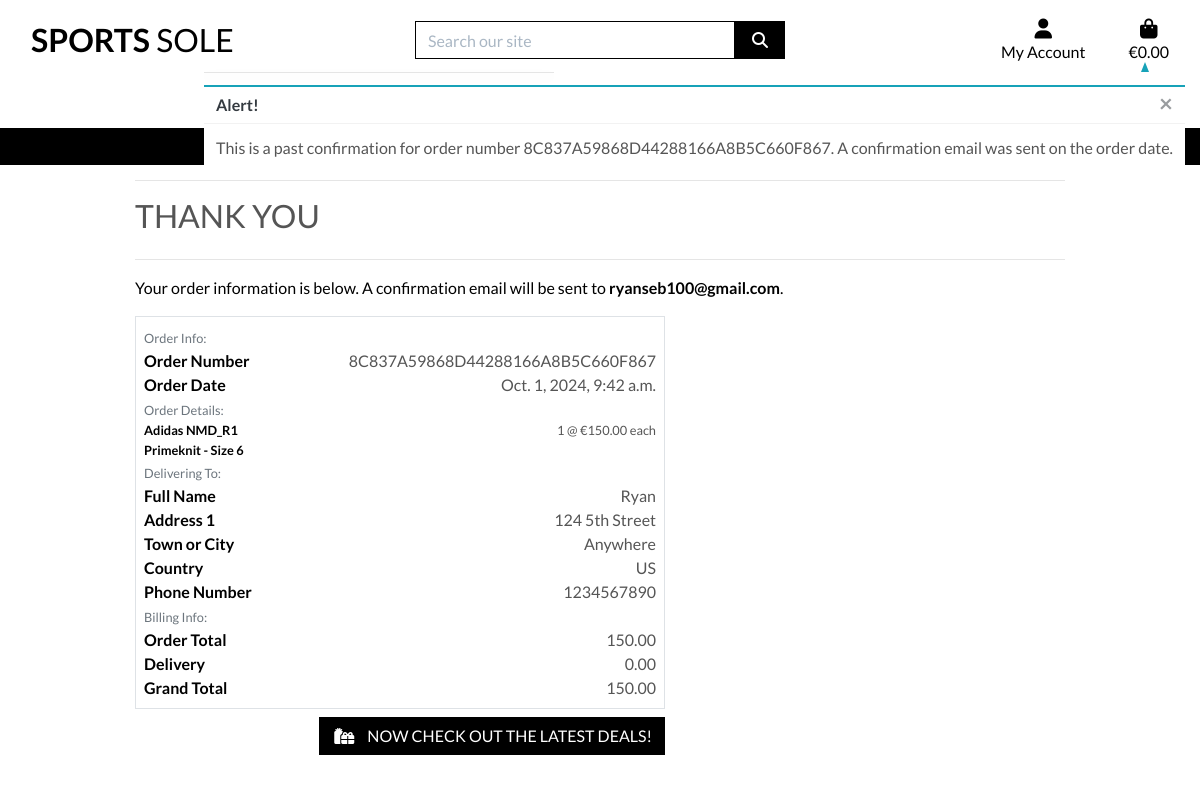
Screenshot of /profile/order_history/8C837A59868D44288166A8B5C660F867 with the database file from the repository.
### checkout/models.py (models this page shows, shortened)
class Order(models.Model):
    order_number = models.CharField(max_length=32, null=False, editable=False)
    user_profile = models.ForeignKey(UserProfile, on_delete=models.SET_NULL,
                                     null=True, blank=True, related_name='orders')
    full_name = models.CharField(max_length=50, null=False, blank=False)
    email = models.EmailField(max_length=254, null=False, blank=False)
    phone_number = models.CharField(max_length=20, null=False, blank=False)
    country = CountryField(blank_label='Country *', null=False, blank=False)
    postcode = models.CharField(max_length=20, null=True, blank=True)
    town_or_city = models.CharField(max_length=40, null=False, blank=False)
    street_address1 = models.CharField(max_length=80, null=False, blank=False)
    street_address2 = models.CharField(max_length=80, null=True, blank=True)
    county = models.CharField(max_length=80, null=True, blank=True)
    date = models.DateTimeField(auto_now_add=True)
    delivery_cost = models.DecimalField(max_digits=6, decimal_places=2, null=False, default=0)
    order_total = models.DecimalField(max_digits=10, decimal_places=2, null=False, default=0)
    grand_total = models.DecimalField(max_digits=10, decimal_places=2, null=False, default=0)
    original_bag = models.TextField(null=False, blank=False, default='')
    stripe_pid = models.CharField(max_length=254, null=False, blank=False, default='')

class OrderLineItem(models.Model):
    order = models.ForeignKey(Order, null=False, blank=False, on_delete=models.CASCADE, related_name='lineitems')
    product = models.ForeignKey(Product, null=False, blank=False, on_delete=models.CASCADE)
    product_size = models.CharField(max_length=2, null=True, blank=True) # XS, S, M, L, XL
    quantity = models.IntegerField(null=False, blank=False, default=0)
    lineitem_total = models.DecimalField(max_digits=6, decimal_places=2, null=False, blank=False, editable=False)

### products/models.py (models this page shows, shortened)
class Product(models.Model):
    GENDER_CHOICES = [
        ('Men', 'Men'),
        ('Women', 'Women'),
    ]
    category = models.ForeignKey('Category', null=True, blank=True, on_delete=models.SET_NULL)
    sku = models.CharField(max_length=254, null=True, blank=True)
    name = models.CharField(max_length=254)
    description = models.TextField()
    price = models.DecimalField(max_digits=6, decimal_places=2)
    rating = models.DecimalField(max_digits=6, decimal_places=2, null=True, blank=True)
    image = CloudinaryField('image', null=True, blank=True)
    detail_image = CloudinaryField('detail_image', null=True, blank=True)
    gender = models.CharField(max_length=6, choices=GENDER_CHOICES, null=True, blank=True)
    sizes = models.ManyToManyField(Size, related_name='products')

### profiles/views.py (the view)
# urls.py: path('order_history/<order_number>', views.order_history, name='order_history'),
def order_history(request, order_number):
    order = get_object_or_404(Order, order_number=order_number)
    messages.info(request, (
        f'This is a past confirmation for order number {order_number}. '
        'A confirmation email was sent on the order date.'
    ))
    template = 'checkout/checkout_success.html'
    context = {
        'order': order,
        'from_profile': True,
    }
    return render(request, template, context)

### bag/contexts.py (called while the page is built, shortened)
def bag_contents(request):
    bag_items = []
    total = 0
    product_count = 0
    bag = request.session.get('bag', {})
    print("Current bag contents:", bag)  # Debug print to see bag contents
    if total < settings.FREE_DELIVERY_THRESHOLD:
        delivery = total * Decimal(settings.STANDARD_DELIVERY_PERCENTAGE / 100)
        free_delivery_delta = settings.FREE_DELIVERY_THRESHOLD - total
    else:
        delivery = 0
        free_delivery_delta = 0
    grand_total = delivery + total
    context = {
        'bag_items': bag_items,
        'total': total,
        'product_count': product_count,
        'delivery': delivery,
        'free_delivery_delta': free_delivery_delta,
        'free_delivery_threshold': settings.FREE_DELIVERY_THRESHOLD,
        'grand_total': grand_total,
    }
    return context

### checkout/templates/checkout/checkout_success.html (shortened to what this page needs)
{% extends "base.html" %}
{% load static %}
{% block extra_css %}
    <link rel="stylesheet" href="{% static 'checkout/css/checkout.css' %}">
{% endblock %}
{% block page_header %}
    <div class="container header-container">
    </div>
{% endblock %}
{% block content %}
    <div class="overlay"></div>
    <div class="container">
        <div class="row">
            <div class="col">
                <hr>
                <h2 class="logo-font mb-4">Thank You</h2>
                <hr>
                <p class="text-black">Your order information is below. A confirmation email will be sent to <strong>{{ order.email }}</strong>.</p>
            </div>
        </div>
        <div class="row">
            <div class="col-12 col-lg-7">
                <div class="order-confirmation-wrapper p-2 border">
                    <div class="row">
                        <div class="col">
                            <small class="text-muted">Order Info:</small>
                        </div>
                    </div>
                    <div class="row">
                        <div class="col-12 col-md-4">
                            <p class="mb-0 text-black font-weight-bold">Order Number</p>
                        </div>
                        <div class="col-12 col-md-8 text-md-right">
                            <p class="mb-0">{{ order.order_number }}</p>
                        </div>
                    </div>
                    <div class="row">
                        <div class="col-12 col-md-4">
                            <p class="mb-0 text-black font-weight-bold">Order Date</p>
                        </div>
                        <div class="col-12 col-md-8 text-md-right">
                            <p class="mb-0">{{ order.date }}</p>
                        </div>
                    </div>
                    <div class="row">
                        <div class="col">
                            <small class="text-muted">Order Details:</small>
                        </div>
                    </div>
                    {% for item in order.lineitems.all %}
                    <div class="row">
                        <div class="col-12 col-md-4">
                            <p class="small mb-0 text-black font-weight-bold">
                                {{ item.product.name }} - Size {{ item.product_size|upper }}
                             </p>
                            </div>
                            <div class="col-12 col-md-8 text-md-right">
                                <p class="small mb-0">{{ item.quantity }} @ €{{ item.product.price }} each</p>
                            </div>
                        </div>
                        {% endfor %}
                    <div class="row">
                        <div class="col">
                            <small class="text-muted">Delivering To:</small>
                        </div>
                    </div>
                    <div class="row">
                        <div class="col-12 col-md-4">
                            <p class="mb-0 text-black font-weight-bold">Full Name</p>
                        </div>
                        <div class="col-12 col-md-8 text-md-right">
                            <p class="mb-0">{{ order.full_name }}</p>
                        </div>
                    </div>
                    <div class="row">
                        <div class="col-12 col-md-4">
                            <p class="mb-0 text-black font-weight-bold">Address 1</p>
                        </div>
                        <div class="col-12 col-md-8 text-md-right">
                            <p class="mb-0">{{ order.street_address1 }}</p>
                        </div>
                    </div>
                    <div class="row">
                        <div class="col-12 col-md-4">
                            <p class="mb-0 text-black font-weight-bold">Town or City</p>
                        </div>
                        <div class="col-12 col-md-8 text-md-right">
                            <p class="mb-0">{{ order.town_or_city }}</p>
                        </div>
                    </div>
                    <div class="row">
                        <div class="col-12 col-md-4">
                            <p class="mb-0 text-black font-weight-bold">Country</p>
                        </div>
                        <div class="col-12 col-md-8 text-md-right">
                            <p class="mb-0">{{ order.country }}</p>
                        </div>
                    </div>
                    <div class="row">
                        <div class="col-12 col-md-4">
                            <p class="mb-0 text-black font-weight-bold">Phone Number</p>
                        </div>
                        <div class="col-12 col-md-8 text-md-right">
                            <p class="mb-0">{{ order.phone_number }}</p>
                        </div>
                    </div>
                    <div class="row">
                        <div class="col">
                            <small class="text-muted">Billing Info:</small>
                        </div>
                    </div>
                    <div class="row">
                        <div class="col-12 col-md-4">
                            <p class="mb-0 text-black font-weight-bold">Order Total</p>
                        </div>
                        <div class="col-12 col-md-8 text-md-right">
                            <p class="mb-0">{{ order.order_total }}</p>
                        </div>
                    </div>
                    <div class="row">
                        <div class="col-12 col-md-4">
                            <p class="mb-0 text-black font-weight-bold">Delivery</p>
                        </div>
                        <div class="col-12 col-md-8 text-md-right">
                            <p class="mb-0">{{ order.delivery_cost }}</p>
                        </div>
                    </div>
                    <div class="row">
                        <div class="col-12 col-md-4">
                            <p class="mb-0 text-black font-weight-bold">Grand Total</p>
                        </div>
                        <div class="col-12 col-md-8 text-md-right">
                            <p class="mb-0">{{ order.grand_total }}</p>
                        </div>
                    </div>
                </div>
            </div>
        </div>
        <div class="row">
			<div class="col-12 col-lg-7 text-right">
				<a href="{% url 'products' %}?category=new_arrivals,deals,clearance" class="btn btn-black rounded-0 my-2">
					<span class="icon mr-2">
						<i class="fas fa-gifts"></i>
					</span>
					<span class="text-uppercase">Now check out the latest deals!</span>
				</a>
			</div>
		</div>
    </div>
{% endblock %}

### static/css/base.css (style rules this page uses)
html { height: 100%; }
body { background: url('/media/homepage_background_cropped.jpg') no-repeat center center fixed; background-size: cover; height: calc(100vh - 164px); color: #555; font-family: 'Lato'; }
.icon { align-items: center; display: inline-flex; justify-content: center; height: 1.5rem; width: 1.5rem; }
.logo-font { text-transform: uppercase; }
.btn-black { background: black; color: white; }
.text-black { color: #000 !important; }
.overlay { height: 100%; width: 100%; top: 0; left: 0; position: fixed; background: white; z-index: -1; }
@media (min-width: 1200px) { .container { max-width: 80%; } }
@media (min-width: 992px) { .header-container { padding-top: 164px; } }

### rows the page displays
Order: email "ryanseb100@gmail.com", order_number "8C837A59868D44288166A8B5C660F867", date "Oct. 1, 2024, 9:42 a.m.", full_name "Ryan", street_address1 "124 5th Street", town_or_city "Anywhere", country "US", phone_number "1234567890", order_total "150.00", delivery_cost "0.00", grand_total "150.00"
OrderLineItem: product.name "Adidas NMD_R1 Primeknit", product_size "6", quantity "1", product.price "150.00"

### other values shown
{{ message }} "This is a past confirmation for order number 8C837A59868D44288166A8B5C660F867. A confirmation email was sent on the order date."
